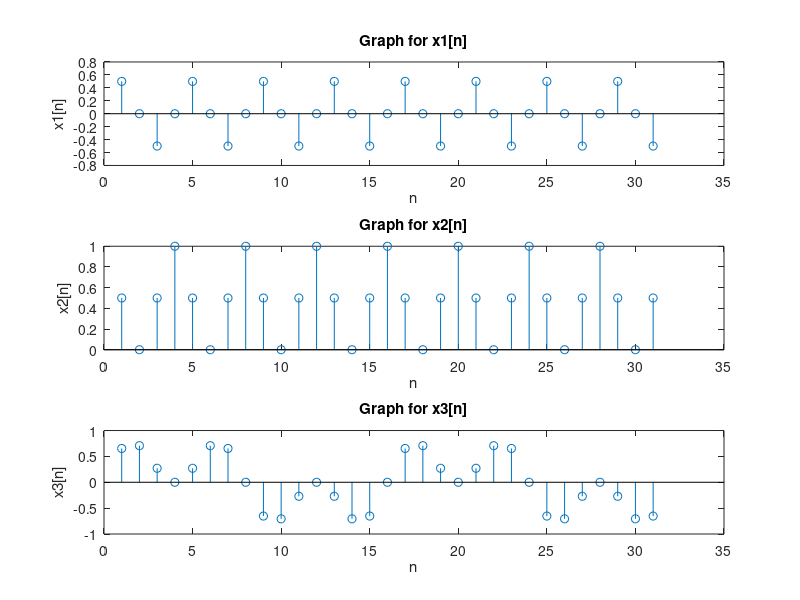

MATLAB code for this plot:
%Name: Matlab/CUDA: Signals and Systems Lab 1st
%Auther: Changgang Zheng
%Student Number UESTC:2016200302027
%Student Number UoG:2289258z
%Institution: Glasgow College UESCT

function  problem_1st
    figure;             %create a new window for ploting
    n=1:31;
    x1=sin(pi*n/4).*cos(pi*n/4);
    x2=cos(pi*n/4).^2;
    x3=sin(pi*n/4).*cos(pi*n/8);

    
    subplot(3,1,1);     %build 3 rows and 1 columns of figure in that window, and place this figure in the first position of the window
    stem(n,x1);         %plot the figure of x1
    title('Graph for x1[n]');   %name the title of the figure as 'Graph for x1[n]'
    xlabel('n');        %name the label of x-axis as 'n'
    ylabel('x1[n]');    %name the label of y-axis as 'x1[n]'

    subplot(3,1,2);     %place this figure in the second position of the window
    stem(n,x2);         %plot the figure of x2
    title('Graph for x2[n]');   %name the title of the figure as 'Graph for x2[n]'
    xlabel('n');        %name the label of x-axis as 'n'
    ylabel('x2[n]');    %name the label of y-axis as 'x2[n]'
    
    subplot(3,1,3);     %place this figure in the third position of the window
    stem(n,x3);         %plot the figure of x3
    title('Graph for x3[n]');   %name the title of the figure as 'Graph for x3[n]'
    xlabel('n');        %name the label of x-axis as 'n'
    ylabel('x3[n]');    %name the label of y-axis as 'x3[n]'